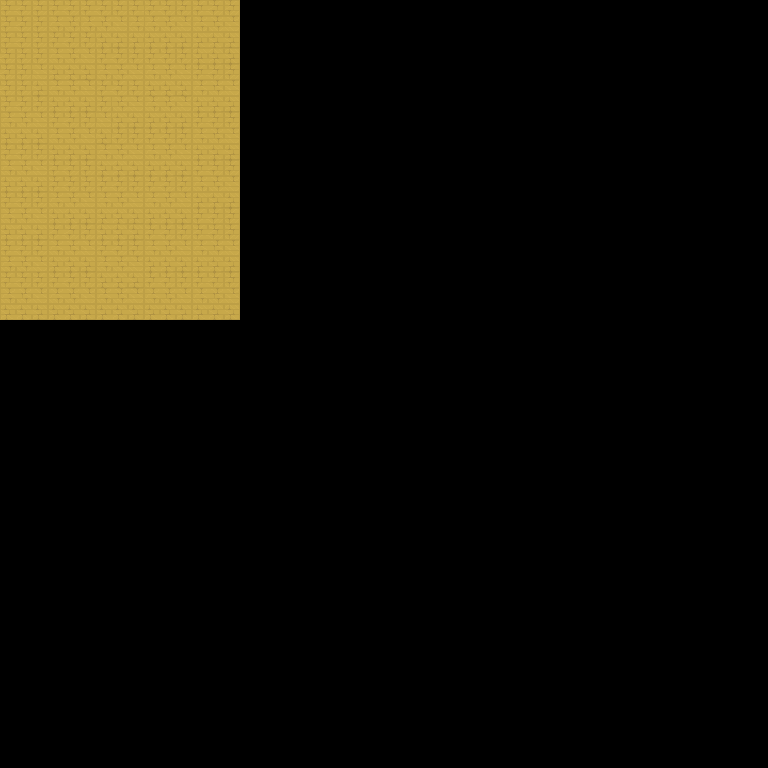

A level layout from a 2D game, rendered from its tile map. Below: a short description, then the map file with its tile-grid data intact:
An orthogonal 48x48 tile map with 16x16 px tiles, 1 tile layer (Tile Layer 1).

<map version="1.5" tiledversion="1.7.2" orientation="orthogonal" renderorder="left-down" width="48" height="48" tilewidth="16" tileheight="16" infinite="0" nextlayerid="3" nextobjectid="1">
 <tileset firstgid="1" source="FishingVillage_Tileset-sheet-export.tsx" />
 <layer id="1" name="Tile Layer 1" width="48" height="48">
  <data encoding="csv">
169,170,171,169,170,169,170,171,169,169,170,171,169,170,171,0,0,0,0,0,0,0,0,0,0,0,0,0,0,0,0,0,0,0,0,0,0,0,0,0,0,0,0,0,0,0,0,0,
169,170,171,204,205,204,205,206,204,204,205,206,204,205,206,0,0,0,0,0,0,0,0,0,0,0,0,0,0,0,0,0,0,0,0,0,0,0,0,0,0,0,0,0,0,0,0,0,
169,170,171,169,170,171,240,241,239,239,240,241,239,240,241,0,0,0,0,0,0,0,0,0,0,0,0,0,0,0,0,0,0,0,0,0,0,0,0,0,0,0,0,0,0,0,0,0,
170,171,171,204,205,206,169,170,171,169,170,171,239,240,241,0,0,0,0,0,0,0,0,0,0,0,0,0,0,0,0,0,0,0,0,0,0,0,0,0,0,0,0,0,0,0,0,0,
170,171,206,239,240,241,204,205,206,204,205,206,169,170,171,0,0,0,0,0,0,0,0,0,0,0,0,0,0,0,0,0,0,0,0,0,0,0,0,0,0,0,0,0,0,0,0,0,
170,171,241,204,205,206,169,170,171,239,240,241,204,205,206,0,0,0,0,0,0,0,0,0,0,0,0,0,0,0,0,0,0,0,0,0,0,0,0,0,0,0,0,0,0,0,0,0,
169,170,171,239,240,241,171,205,206,204,205,206,239,240,241,0,0,0,0,0,0,0,0,0,0,0,0,0,0,0,0,0,0,0,0,0,0,0,0,0,0,0,0,0,0,0,0,0,
204,205,206,169,170,171,206,240,241,239,240,241,169,170,171,0,0,0,0,0,0,0,0,0,0,0,0,0,0,0,0,0,0,0,0,0,0,0,0,0,0,0,0,0,0,0,0,0,
239,240,241,204,205,206,241,170,171,169,170,171,204,205,206,0,0,0,0,0,0,0,0,0,0,0,0,0,0,0,0,0,0,0,0,0,0,0,0,0,0,0,0,0,0,0,0,0,
169,170,171,239,240,241,204,205,206,204,205,206,239,240,241,0,0,0,0,0,0,0,0,0,0,0,0,0,0,0,0,0,0,0,0,0,0,0,0,0,0,0,0,0,0,0,0,0,
204,205,206,169,170,171,239,240,241,239,240,241,169,170,171,0,0,0,0,0,0,0,0,0,0,0,0,0,0,0,0,0,0,0,0,0,0,0,0,0,0,0,0,0,0,0,0,0,
239,240,241,169,170,171,169,170,171,169,170,171,204,205,206,0,0,0,0,0,0,0,0,0,0,0,0,0,0,0,0,0,0,0,0,0,0,0,0,0,0,0,0,0,0,0,0,0,
169,170,171,204,205,206,204,205,206,204,205,206,239,240,241,0,0,0,0,0,0,0,0,0,0,0,0,0,0,0,0,0,0,0,0,0,0,0,0,0,0,0,0,0,0,0,0,0,
204,205,206,239,240,241,239,240,241,239,240,241,169,170,171,0,0,0,0,0,0,0,0,0,0,0,0,0,0,0,0,0,0,0,0,0,0,0,0,0,0,0,0,0,0,0,0,0,
239,240,241,169,170,171,239,240,241,169,170,171,169,170,171,0,0,0,0,0,0,0,0,0,0,0,0,0,0,0,0,0,0,0,0,0,0,0,0,0,0,0,0,0,0,0,0,0,
169,170,171,204,205,206,169,170,171,204,205,206,204,205,206,0,0,0,0,0,0,0,0,0,0,0,0,0,0,0,0,0,0,0,0,0,0,0,0,0,0,0,0,0,0,0,0,0,
204,205,206,239,240,241,204,205,206,239,240,241,239,240,241,0,0,0,0,0,0,0,0,0,0,0,0,0,0,0,0,0,0,0,0,0,0,0,0,0,0,0,0,0,0,0,0,0,
169,170,171,169,170,171,239,240,241,169,170,171,169,170,171,0,0,0,0,0,0,0,0,0,0,0,0,0,0,0,0,0,0,0,0,0,0,0,0,0,0,0,0,0,0,0,0,0,
204,205,206,204,205,206,204,205,206,204,205,206,204,205,206,0,0,0,0,0,0,0,0,0,0,0,0,0,0,0,0,0,0,0,0,0,0,0,0,0,0,0,0,0,0,0,0,0,
239,240,241,239,240,241,239,240,241,239,240,241,239,240,241,0,0,0,0,0,0,0,0,0,0,0,0,0,0,0,0,0,0,0,0,0,0,0,0,0,0,0,0,0,0,0,0,0,
0,0,0,0,0,0,0,0,0,0,0,0,0,0,0,0,0,0,0,0,0,0,0,0,0,0,0,0,0,0,0,0,0,0,0,0,0,0,0,0,0,0,0,0,0,0,0,0,
0,0,0,0,0,0,0,0,0,0,0,0,0,0,0,0,0,0,0,0,0,0,0,0,0,0,0,0,0,0,0,0,0,0,0,0,0,0,0,0,0,0,0,0,0,0,0,0,
0,0,0,0,0,0,0,0,0,0,0,0,0,0,0,0,0,0,0,0,0,0,0,0,0,0,0,0,0,0,0,0,0,0,0,0,0,0,0,0,0,0,0,0,0,0,0,0,
0,0,0,0,0,0,0,0,0,0,0,0,0,0,0,0,0,0,0,0,0,0,0,0,0,0,0,0,0,0,0,0,0,0,0,0,0,0,0,0,0,0,0,0,0,0,0,0,
0,0,0,0,0,0,0,0,0,0,0,0,0,0,0,0,0,0,0,0,0,0,0,0,0,0,0,0,0,0,0,0,0,0,0,0,0,0,0,0,0,0,0,0,0,0,0,0,
0,0,0,0,0,0,0,0,0,0,0,0,0,0,0,0,0,0,0,0,0,0,0,0,0,0,0,0,0,0,0,0,0,0,0,0,0,0,0,0,0,0,0,0,0,0,0,0,
0,0,0,0,0,0,0,0,0,0,0,0,0,0,0,0,0,0,0,0,0,0,0,0,0,0,0,0,0,0,0,0,0,0,0,0,0,0,0,0,0,0,0,0,0,0,0,0,
0,0,0,0,0,0,0,0,0,0,0,0,0,0,0,0,0,0,0,0,0,0,0,0,0,0,0,0,0,0,0,0,0,0,0,0,0,0,0,0,0,0,0,0,0,0,0,0,
0,0,0,0,0,0,0,0,0,0,0,0,0,0,0,0,0,0,0,0,0,0,0,0,0,0,0,0,0,0,0,0,0,0,0,0,0,0,0,0,0,0,0,0,0,0,0,0,
0,0,0,0,0,0,0,0,0,0,0,0,0,0,0,0,0,0,0,0,0,0,0,0,0,0,0,0,0,0,0,0,0,0,0,0,0,0,0,0,0,0,0,0,0,0,0,0,
0,0,0,0,0,0,0,0,0,0,0,0,0,0,0,0,0,0,0,0,0,0,0,0,0,0,0,0,0,0,0,0,0,0,0,0,0,0,0,0,0,0,0,0,0,0,0,0,
0,0,0,0,0,0,0,0,0,0,0,0,0,0,0,0,0,0,0,0,0,0,0,0,0,0,0,0,0,0,0,0,0,0,0,0,0,0,0,0,0,0,0,0,0,0,0,0,
0,0,0,0,0,0,0,0,0,0,0,0,0,0,0,0,0,0,0,0,0,0,0,0,0,0,0,0,0,0,0,0,0,0,0,0,0,0,0,0,0,0,0,0,0,0,0,0,
0,0,0,0,0,0,0,0,0,0,0,0,0,0,0,0,0,0,0,0,0,0,0,0,0,0,0,0,0,0,0,0,0,0,0,0,0,0,0,0,0,0,0,0,0,0,0,0,
0,0,0,0,0,0,0,0,0,0,0,0,0,0,0,0,0,0,0,0,0,0,0,0,0,0,0,0,0,0,0,0,0,0,0,0,0,0,0,0,0,0,0,0,0,0,0,0,
0,0,0,0,0,0,0,0,0,0,0,0,0,0,0,0,0,0,0,0,0,0,0,0,0,0,0,0,0,0,0,0,0,0,0,0,0,0,0,0,0,0,0,0,0,0,0,0,
0,0,0,0,0,0,0,0,0,0,0,0,0,0,0,0,0,0,0,0,0,0,0,0,0,0,0,0,0,0,0,0,0,0,0,0,0,0,0,0,0,0,0,0,0,0,0,0,
0,0,0,0,0,0,0,0,0,0,0,0,0,0,0,0,0,0,0,0,0,0,0,0,0,0,0,0,0,0,0,0,0,0,0,0,0,0,0,0,0,0,0,0,0,0,0,0,
0,0,0,0,0,0,0,0,0,0,0,0,0,0,0,0,0,0,0,0,0,0,0,0,0,0,0,0,0,0,0,0,0,0,0,0,0,0,0,0,0,0,0,0,0,0,0,0,
0,0,0,0,0,0,0,0,0,0,0,0,0,0,0,0,0,0,0,0,0,0,0,0,0,0,0,0,0,0,0,0,0,0,0,0,0,0,0,0,0,0,0,0,0,0,0,0,
0,0,0,0,0,0,0,0,0,0,0,0,0,0,0,0,0,0,0,0,0,0,0,0,0,0,0,0,0,0,0,0,0,0,0,0,0,0,0,0,0,0,0,0,0,0,0,0,
0,0,0,0,0,0,0,0,0,0,0,0,0,0,0,0,0,0,0,0,0,0,0,0,0,0,0,0,0,0,0,0,0,0,0,0,0,0,0,0,0,0,0,0,0,0,0,0,
0,0,0,0,0,0,0,0,0,0,0,0,0,0,0,0,0,0,0,0,0,0,0,0,0,0,0,0,0,0,0,0,0,0,0,0,0,0,0,0,0,0,0,0,0,0,0,0,
0,0,0,0,0,0,0,0,0,0,0,0,0,0,0,0,0,0,0,0,0,0,0,0,0,0,0,0,0,0,0,0,0,0,0,0,0,0,0,0,0,0,0,0,0,0,0,0,
0,0,0,0,0,0,0,0,0,0,0,0,0,0,0,0,0,0,0,0,0,0,0,0,0,0,0,0,0,0,0,0,0,0,0,0,0,0,0,0,0,0,0,0,0,0,0,0,
0,0,0,0,0,0,0,0,0,0,0,0,0,0,0,0,0,0,0,0,0,0,0,0,0,0,0,0,0,0,0,0,0,0,0,0,0,0,0,0,0,0,0,0,0,0,0,0,
0,0,0,0,0,0,0,0,0,0,0,0,0,0,0,0,0,0,0,0,0,0,0,0,0,0,0,0,0,0,0,0,0,0,0,0,0,0,0,0,0,0,0,0,0,0,0,0,
0,0,0,0,0,0,0,0,0,0,0,0,0,0,0,0,0,0,0,0,0,0,0,0,0,0,0,0,0,0,0,0,0,0,0,0,0,0,0,0,0,0,0,0,0,0,0,0
</data>
 </layer>
</map>
